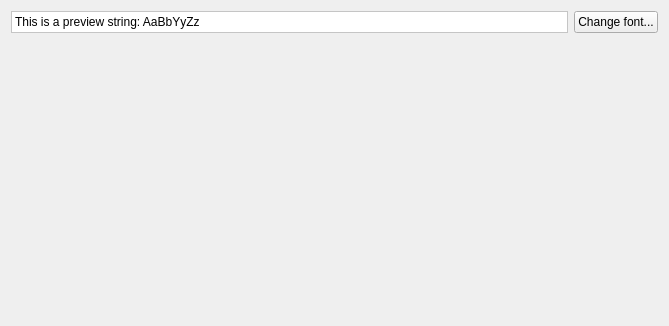
<?xml version="1.0" encoding="UTF-8"?>
<ui version="4.0">
 <class>Form</class>
 <widget class="QWidget" name="Form">
  <property name="geometry">
   <rect>
    <x>0</x>
    <y>0</y>
    <width>669</width>
    <height>326</height>
   </rect>
  </property>
  <property name="windowTitle">
   <string>Form</string>
  </property>
  <layout class="QVBoxLayout" name="verticalLayout">
   <item>
    <layout class="QHBoxLayout" name="horizontalLayout">
     <item>
      <widget class="QLabel" name="lFont">
       <property name="sizePolicy">
        <sizepolicy hsizetype="Expanding" vsizetype="Preferred">
         <horstretch>0</horstretch>
         <verstretch>0</verstretch>
        </sizepolicy>
       </property>
       <property name="palette">
        <palette>
         <active>
          <colorrole role="WindowText">
           <brush brushstyle="SolidPattern">
            <color alpha="255">
             <red>0</red>
             <green>0</green>
             <blue>0</blue>
            </color>
           </brush>
          </colorrole>
          <colorrole role="Window">
           <brush brushstyle="SolidPattern">
            <color alpha="255">
             <red>255</red>
             <green>255</green>
             <blue>255</blue>
            </color>
           </brush>
          </colorrole>
         </active>
         <inactive>
          <colorrole role="WindowText">
           <brush brushstyle="SolidPattern">
            <color alpha="255">
             <red>0</red>
             <green>0</green>
             <blue>0</blue>
            </color>
           </brush>
          </colorrole>
          <colorrole role="Window">
           <brush brushstyle="SolidPattern">
            <color alpha="255">
             <red>255</red>
             <green>255</green>
             <blue>255</blue>
            </color>
           </brush>
          </colorrole>
         </inactive>
         <disabled>
          <colorrole role="WindowText">
           <brush brushstyle="SolidPattern">
            <color alpha="255">
             <red>165</red>
             <green>166</green>
             <blue>166</blue>
            </color>
           </brush>
          </colorrole>
          <colorrole role="Window">
           <brush brushstyle="SolidPattern">
            <color alpha="255">
             <red>255</red>
             <green>255</green>
             <blue>255</blue>
            </color>
           </brush>
          </colorrole>
         </disabled>
        </palette>
       </property>
       <property name="autoFillBackground">
        <bool>true</bool>
       </property>
       <property name="frameShape">
        <enum>QFrame::StyledPanel</enum>
       </property>
       <property name="text">
        <string>This is a preview string: AaBbYyZz</string>
       </property>
       <property name="wordWrap">
        <bool>true</bool>
       </property>
      </widget>
     </item>
     <item>
      <widget class="QPushButton" name="pbFont">
       <property name="text">
        <string>Change font...</string>
       </property>
      </widget>
     </item>
    </layout>
   </item>
   <item>
    <spacer name="verticalSpacer">
     <property name="orientation">
      <enum>Qt::Vertical</enum>
     </property>
     <property name="sizeHint" stdset="0">
      <size>
       <width>20</width>
       <height>264</height>
      </size>
     </property>
    </spacer>
   </item>
  </layout>
 </widget>
 <resources/>
 <connections/>
</ui>
